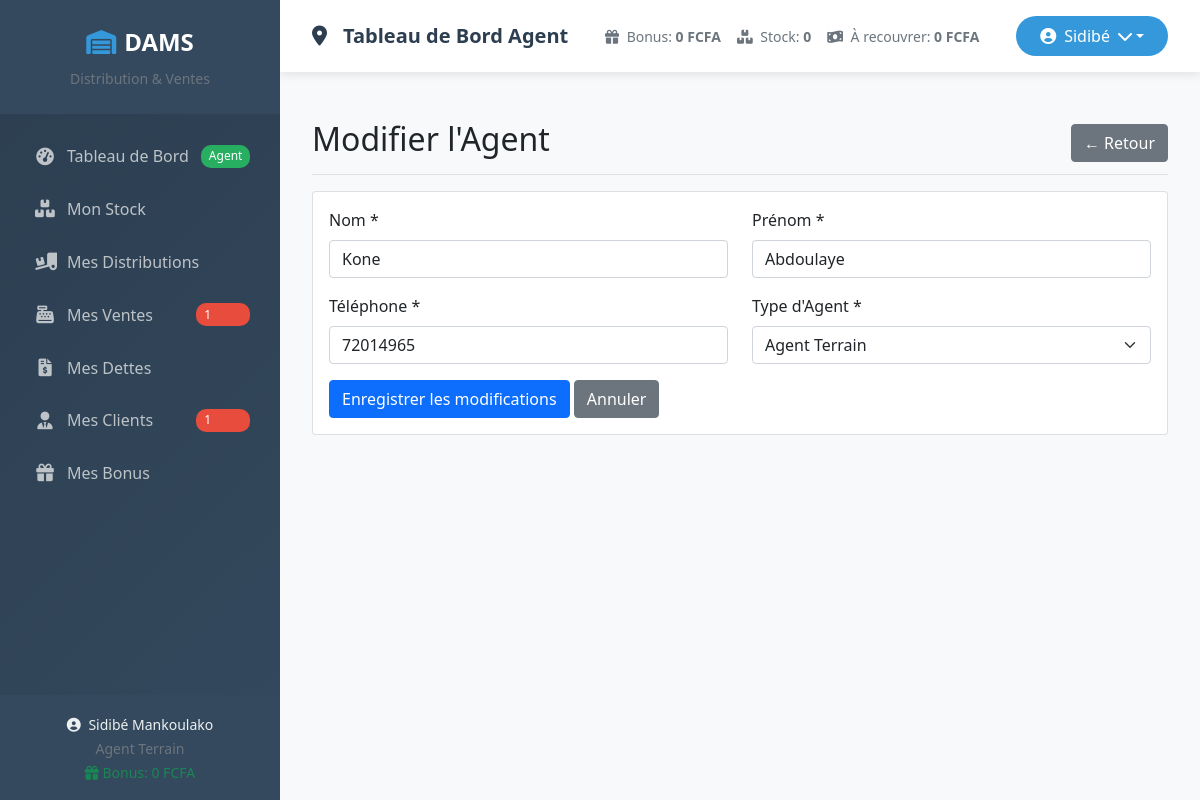
The page /agents/modifier/2/ (signed in) on the database its author committed.
### core/models.py (models this page shows, shortened)
class BonusAgent(models.Model):
    agent = models.OneToOneField(
        Agent,
        on_delete=models.CASCADE,
        related_name='bonus'
    )
    nombre_produits_recouverts = models.PositiveIntegerField(default=0)
    total_bonus = models.DecimalField(max_digits=10, decimal_places=2, default=0)
    date_mise_a_jour = models.DateTimeField(auto_now=True)

class Agent(models.Model):
    TYPE_AGENT_CHOICES = (
        ('direction', 'Direction'),
        ('entrepot', 'Superviseur'),
        ('terrain', 'Agent'),
    )
    user = models.OneToOneField(User, on_delete=models.CASCADE)
    type_agent = models.CharField(max_length=50, choices=TYPE_AGENT_CHOICES)
    telephone = models.CharField(max_length=50, blank=True, null=True)

### core/views.py (the view, shortened to what this page needs)
# urls.py: path('agents/modifier/<int:agent_id>/', views.modifier_agent, name='modifier_agent'),
@login_required
def modifier_agent(request, agent_id):
    agent = get_object_or_404(Agent, id=agent_id)
    return render(request, 'core/agents/modifier_agent.html', {'agent': agent})

### core/templates/core/agents/modifier_agent.html (shortened to what this page needs)
{% extends 'base.html' %}
{% block content %}
<div class="d-flex justify-content-between flex-wrap flex-md-nowrap align-items-center pt-3 pb-2 mb-3 border-bottom">
    <h1 class="h2">Modifier l'Agent</h1>
    <a href="{% url 'liste_agents' %}" class="btn btn-secondary">← Retour</a>
</div>
<div class="card">
    <div class="card-body">
        <form method="post">
            <div class="row mb-3">
                <div class="col-md-6">
                    <label for="nom" class="form-label">Nom *</label>
                    <input type="text" class="form-control" id="nom" name="nom"
                           value="{{ agent.user.first_name }}" required>
                </div>
                <div class="col-md-6">
                    <label for="prenom" class="form-label">Prénom *</label>
                    <input type="text" class="form-control" id="prenom" name="prenom"
                           value="{{ agent.user.last_name }}" required>
                </div>
            </div>
            <div class="row mb-3">
                <div class="col-md-6">
                    <label for="telephone" class="form-label">Téléphone *</label>
                    <input type="tel" class="form-control" id="telephone" name="telephone"
                           value="{{ agent.telephone }}" required>
                </div>
                <div class="col-md-6">
                    <label for="type_agent" class="form-label">Type d'Agent *</label>
                    <select class="form-select" id="type_agent" name="type_agent" required>
                        <option value="terrain" {% if agent.type_agent == 'terrain' %}selected{% endif %}>
                            Agent Terrain
                        </option>
                    </select>
                </div>
            </div>
            <button type="submit" class="btn btn-primary">Enregistrer les modifications</button>
            <a href="{% url 'liste_agents' %}" class="btn btn-secondary">Annuler</a>
        </form>
    </div>
</div>
{% endblock %}

### core/templates/base.html (shortened to what this page needs)
<!DOCTYPE html>
<html lang="fr">
<head>
    <link href="https://cdn.jsdelivr.net/npm/bootstrap@5.1.3/dist/css/bootstrap.min.css" rel="stylesheet">
    <link rel="stylesheet" href="https://cdnjs.cloudflare.com/ajax/libs/font-awesome/6.0.0/css/all.min.css">
</head>
<body>
    <div class="container-fluid p-0">
        <div class="row g-0">
            <div class="sidebar d-flex flex-column" id="sidebar">
                <div class="sidebar-header">
                    <a href="{% if request.user.agent.type_agent == 'terrain' %}{% url 'dashboard_agent' %}{% endif %}"
                       class="sidebar-brand">
                        <i class="fas fa-warehouse"></i>
                        <span>DAMS</span>
                    </a>
                    <small class="text-muted mt-2 d-block">Distribution & Ventes</small>
                </div>
                <div class="sidebar-nav">
                    {% if request.user.agent.type_agent == 'terrain' %}
                    <div class="nav flex-column">
                        <a class="nav-link {% if request.resolver_match.url_name == 'dashboard_agent' %}active{% endif %}"
                           href="{% url 'dashboard_agent' %}">
                            <i class="fas fa-tachometer-alt"></i>
                            <span>Tableau de Bord</span>
                            <span class="agent-badge">Agent</span>
                        </a>
                        <a class="nav-link {% if request.resolver_match.url_name == 'mon_stock' %}active{% endif %}"
                           href="{% url 'mon_stock' %}">
                            <i class="fas fa-boxes"></i>
                            <span>Mon Stock</span>
                        </a>
                        <a class="nav-link {% if request.resolver_match.url_name == 'mes_distributions' %}active{% endif %}"
                           href="{% url 'mes_distributions' %}">
                            <i class="fas fa-truck-loading"></i>
                            <span>Mes Distributions</span>
                        </a>
                        <a class="nav-link {% if request.resolver_match.url_name in 'enregistrer_vente,liste_ventes,detail_vente' %}active{% endif %}"
                           href="{% url 'liste_ventes' %}">
                            <i class="fas fa-cash-register"></i>
                            <span>Mes Ventes</span>
                            {% if mes_ventes_count %}
                            <span class="nav-badge">{{ mes_ventes_count }}</span>
                            {% endif %}
                        </a>
                        <a class="nav-link {% if request.resolver_match.url_name in 'liste_dettes,detail_dette,enregistrer_paiement_dette,creer_dette' %}active{% endif %}"
                           href="{% url 'liste_dettes' %}">
                            <i class="fas fa-file-invoice-dollar"></i>
                            <span>Mes Dettes</span>
                        </a>
                        <a class="nav-link {% if request.resolver_match.url_name in 'liste_clients,ajouter_client,modifier_client,detail_client' %}active{% endif %}"
                           href="{% url 'liste_clients' %}">
                            <i class="fas fa-user-tie"></i>
                            <span>Mes Clients</span>
                            {% if mes_clients_count %}
                            <span class="nav-badge">{{ mes_clients_count }}</span>
                            {% endif %}
                        </a>
                        <a class="nav-link {% if request.resolver_match.url_name == 'consulter_bonus' %}active{% endif %}"
                           href="{% url 'consulter_bonus' %}">
                            <i class="fas fa-gift"></i>
                            <span>Mes Bonus</span>
                        </a>
                    </div>
                    {% endif %}
                </div>
                <div class="sidebar-footer">
                    <div class="user-info text-center">
                        <small>
                            <i class="fas fa-user-circle me-1"></i>
                            {{ request.user.get_full_name|default:request.user.username }}
                        </small>
                        <br>
                        <small class="text-muted">
                            {% if request.user.agent.type_agent == 'direction' %}
                                Direction
                            {% elif request.user.agent.type_agent == 'entrepot' %}
                                Superviseur
                            {% else %}
                                Agent Terrain
                            {% endif %}
                        </small>
                        {% if request.user.agent and request.user.agent.type_agent == 'terrain' %}
                        <br>
                        <small class="text-success">
                            <i class="fas fa-gift"></i>
                            Bonus: {{ request.user.agent.bonus.total_bonus|default:0|floatformat:0 }} FCFA
                        </small>
                        {% endif %}
                    </div>
                </div>
            </div>
            <div class="main-content" id="mainContent">
                <nav class="navbar navbar-custom">
                    <div class="container-fluid">
                        <div class="d-flex justify-content-between align-items-center w-100 flex-wrap gap-2">
                            <span class="navbar-brand-custom">
                                <i class="fas
                                    {% if 'dashboard' in request.resolver_match.url_name %}fa-tachometer-alt
                                    {% elif 'vente' in request.resolver_match.url_name %}fa-cash-register
                                    {% elif 'dette' in request.resolver_match.url_name %}fa-file-invoice-dollar
                                    {% elif 'client' in request.resolver_match.url_name %}fa-user-tie
                                    {% elif 'bonus' in request.resolver_match.url_name %}fa-gift
                                    {% else %}fa-map-marker-alt{% endif %}
                                    me-2"></i>
                                {% block page_title %}
                                    {% if request.user.agent.type_agent == 'terrain' %}
                                        Tableau de Bord Agent
                                    {% else %}
                                        Tableau de Bord
                                    {% endif %}
                                {% endblock %}
                            </span>
                            {% if request.user.agent.type_agent == 'terrain' %}
                            <div class="d-flex gap-3 flex-wrap">
                                <small class="text-muted">
                                    <i class="fas fa-gift me-1"></i>
                                    Bonus: <strong>{{ request.user.agent.bonus.total_bonus|default:0|floatformat:0 }} FCFA</strong>
                                </small>
                                <small class="text-muted">
                                    <i class="fas fa-boxes me-1"></i>
                                    Stock: <strong>{{ mes_stock_disponible|default:0 }}</strong>
                                </small>
                                <small class="text-muted">
                                    <i class="fas fa-money-bill-wave me-1"></i>
                                    À recouvrer: <strong>{{ mes_montant_recouvrer|default:0 }} FCFA</strong>
                                </small>
                            </div>
                            {% endif %}
                            <div class="dropdown user-dropdown">
                                <button class="btn dropdown-toggle d-flex align-items-center"
                                        type="button"
                                        data-bs-toggle="dropdown">
                                    <i class="fas fa-user-circle me-2"></i>
                                    {{ request.user.first_name }}
                                    <i class="fas fa-chevron-down ms-2"></i>
                                </button>
                            </div>
                        </div>
                    </div>
                </nav>
                <div class="content-wrapper">
                    {% block content %}{% endblock %}
                </div>
            </div>
        </div>
    </div>
</body>
</html>

### core/templates/base.html (style rules this page uses)
:root { --primary-color: #2c3e50; --secondary-color: #34495e; --accent-color: #3498db; --hover-color: #2980b9; --text-light: #ecf0f1; --border-color: #34495e; }
body { font-family: 'Segoe UI', Tahoma, Geneva, Verdana, sans-serif; background-color: #f8f9fa; overflow-x: hidden; }
.sidebar { min-height: 100vh; background: linear-gradient(135deg, var(--primary-color) 0%, var(--secondary-color) 100%); color: var(--text-light); position: fixed; left: 0; top: 0; width: 280px; z-index: 1000; transition: transform 0.3s ease; overflow-y: auto; }
.sidebar-header { padding: 1.5rem 1rem; border-bottom: 1px solid var(--border-color); text-align: center; position: sticky; top: 0; background: var(--secondary-color); z-index: 1001; }
.sidebar-brand { font-size: 1.5rem; font-weight: 700; color: white; text-decoration: none; display: flex; align-items: center; justify-content: center; gap: 0.5rem; }
.sidebar-brand i { color: var(--accent-color); }
.sidebar-nav { padding: 1rem 0; height: calc(100vh - 200px); overflow-y: auto; }
.nav-link { color: #bdc3c7; padding: 0.8rem 1.5rem; margin: 0.1rem 0.5rem; border-radius: 0.5rem; transition: all 0.3s ease; display: flex; align-items: center; gap: 0.75rem; font-weight: 500; text-decoration: none; border-left: 3px solid transparent; position: relative; }
.nav-link i { width: 20px; text-align: center; font-size: 1.1rem; flex-shrink: 0; }
.nav-link span { flex-grow: 1; white-space: nowrap; overflow: hidden; text-overflow: ellipsis; }
.nav-badge { background: #e74c3c; color: white; border-radius: 10px; padding: 0.15rem 0.5rem; font-size: 0.75rem; margin-left: auto; flex-shrink: 0; }
.agent-badge { background: #27ae60; color: white; border-radius: 10px; padding: 0.15rem 0.5rem; font-size: 0.75rem; margin-left: auto; flex-shrink: 0; }
.main-content { margin-left: 280px; min-height: 100vh; background-color: #f8f9fa; width: calc(100% - 280px); transition: margin-left 0.3s ease; }
.navbar-custom { background: white; box-shadow: 0 2px 10px rgba(0,0,0,0.1); padding: 1rem 2rem; position: sticky; top: 0; z-index: 999; width: 100%; }
.navbar-brand-custom { font-weight: 600; color: var(--primary-color); font-size: 1.25rem; display: flex; align-items: center; gap: 0.5rem; }
.user-dropdown .dropdown-toggle { border: none; background: var(--accent-color); color: white; border-radius: 25px; padding: 0.5rem 1.5rem; font-weight: 500; transition: all 0.3s ease; white-space: nowrap; }
.content-wrapper { padding: 2rem; animation: fadeIn 0.5s ease-in; min-height: calc(100vh - 80px); }
.sidebar-footer { padding: 1rem; border-top: 1px solid var(--border-color); position: absolute; bottom: 0; left: 0; right: 0; background: var(--secondary-color); }

### rows shown on the page
Agent: nom "Kone", prenom "Abdoulaye", telephone "72014965"

### other values the page prints
{{ mes_ventes_count }} "1"
{{ mes_clients_count }} "1"
{{ request.user.get_full_name|default:request.user.username }} "Sidibé Mankoulako"
{{ request.user.agent.bonus.total_bonus|default:0|floatformat:0 }} "0"
{{ mes_stock_disponible|default:0 }} "0"
{{ mes_montant_recouvrer|default:0 }} "0"
{{ request.user.first_name }} "Sidibé"
